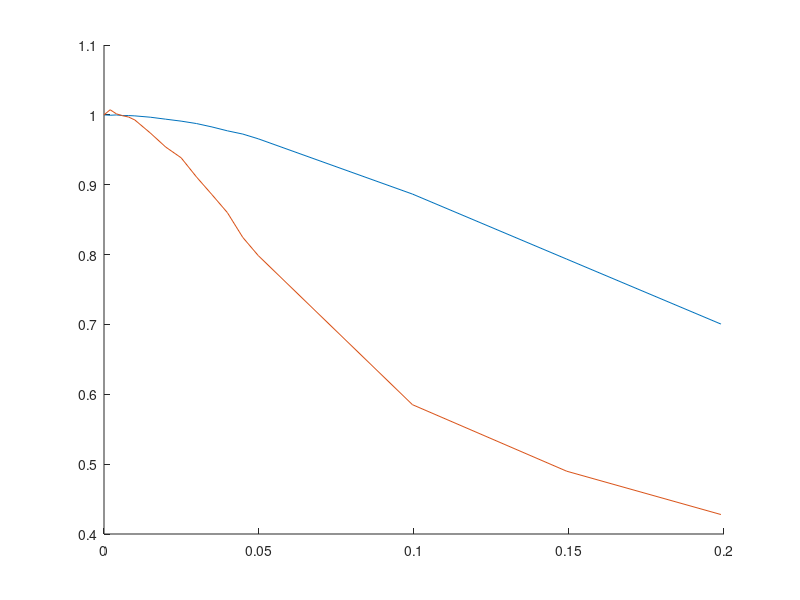

MATLAB code to generate this figure:
clear

figure
hold on
load('gatheredRes.mat')
A = squeeze(sum(sum(abs(Cs_ff).^2)));
plot(l_base,A/A(1))

load('MEcor_Jan192020_od1.mat')
plot(l(1,:),ncC)